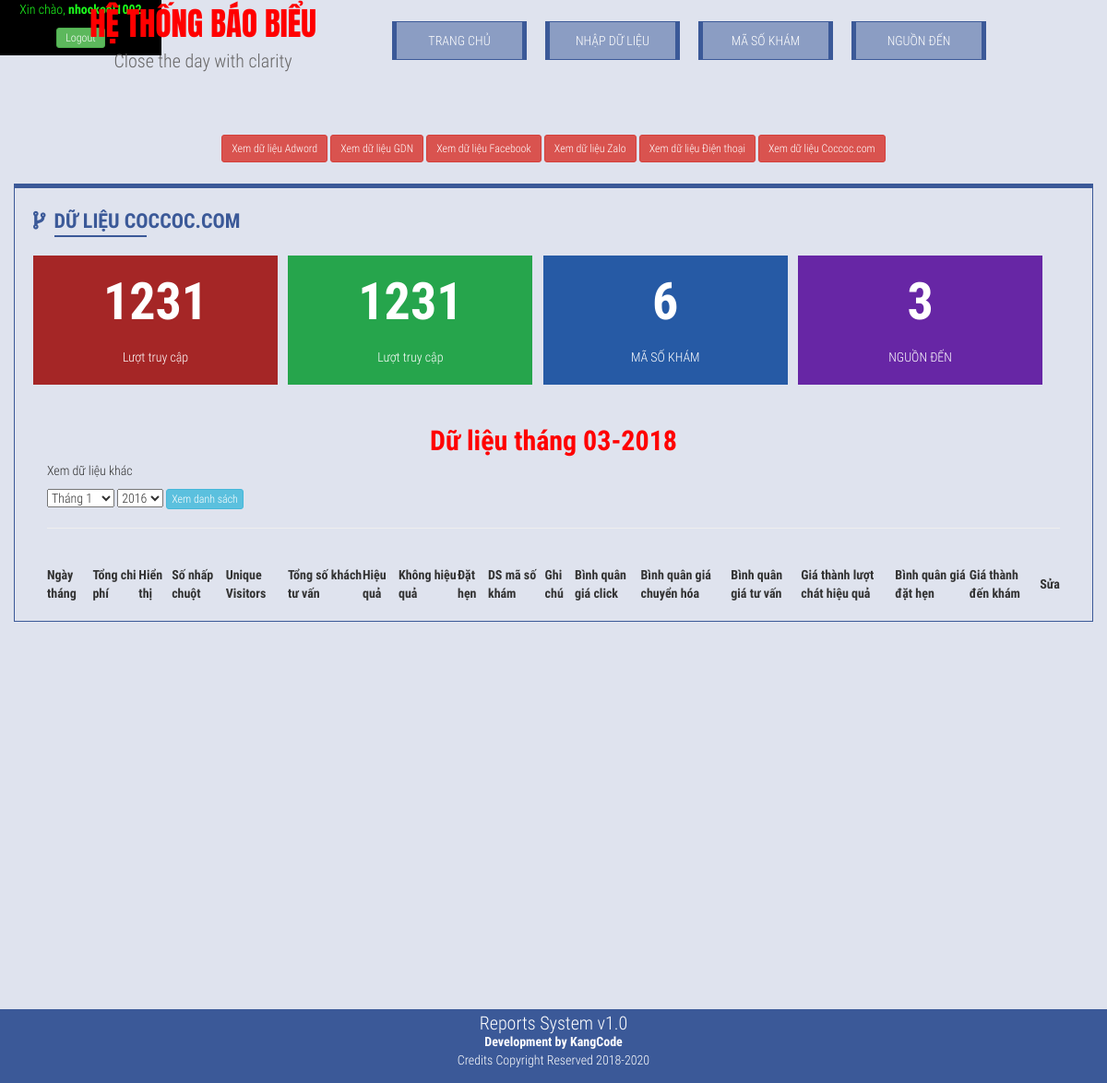
The app's page /index.php?view=coccoc (signed in), older data.
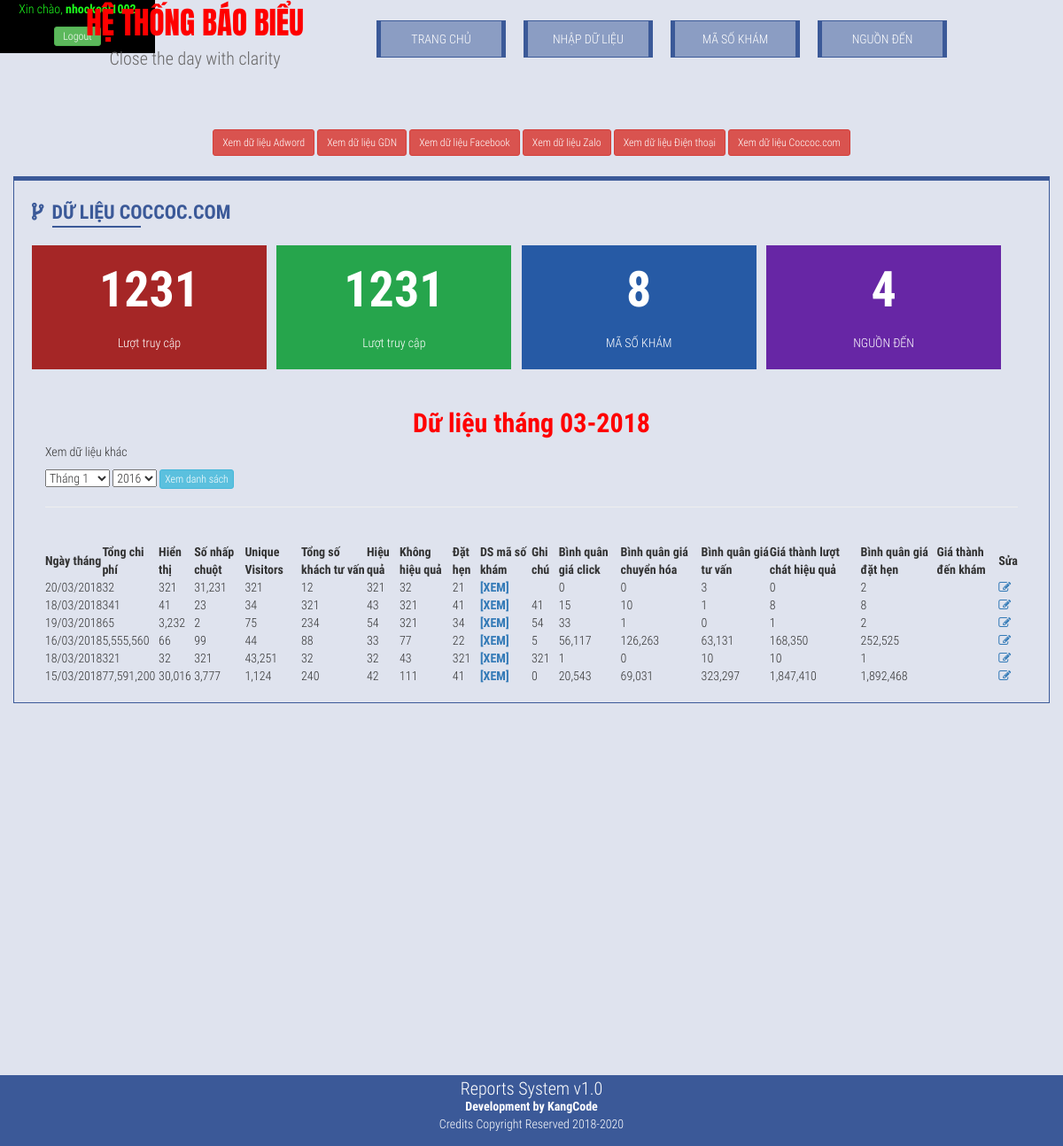
The same page, newer data.
### tables this page shows
CREATE TABLE `bangnhapcc` (
  `id` int(10) NOT NULL,
  `ngaythang` timestamp NOT NULL DEFAULT CURRENT_TIMESTAMP ON UPDATE CURRENT_TIMESTAMP,
  `hienthi` int(11) NOT NULL,
  `tongchiphi` float NOT NULL,
  `sonhapchuot` int(10) NOT NULL,
  `uniquevisitor` int(10) NOT NULL,
  `tongsokhachtuvan` int(10) NOT NULL,
  `hieuqua` int(10) NOT NULL,
  `khonghieuqua` int(10) NOT NULL,
  `dathen` int(10) NOT NULL,
  `ghichu` text
);

### templates/homecoccoc.php (the view, shortened to what this page needs)
    <div class="row">
    <div class="h1title">Dữ liệu COCCOC.COM</div>
    </div>
    <br>
    <?php require_once('templates/stat.php'); ?>
    <div class="row">
      <br><br>
    </div>
     <?php $getthang = date('m-Y');
        $getname = date('Y');
        echo "<p class='namemonth'>Dữ liệu tháng ".$getthang."</p>"; ?>
        <form method="post" action="index.php?page=olddatacc">
        <p>Xem dữ liệu khác</p>
        <select class="chonthang" name="chonthang">
            <option value='01'>Tháng 1</option>
        </select>
        <select class="chonnam" name="chonnam">
         <?php for($i=2016;$i<=$getname;$i++){ ?>
            <option value="<?php echo $i; ?>"><?php echo $i; ?></option>
            <?php } ?>
        </select>
        <button type="submit" class="btn btn-info btn-xs" name="submit">Xem danh sách</button>
        </form>
        <hr>
      <br>
       <table id="kooltable" class="display" cellspacing="0" width="100%" id="dttb">
         <thead>
        <tr>
            <th>Ngày tháng</th>
              <th>Tổng chi phí</th>
              <th>Hiển thị</th>
              <th>Số nhấp chuột</th>
              <th>Unique Visitors</th>
              <th>Tổng số khách tư vấn</th>
              <th>Hiệu quả</th>
              <th>Không hiệu quả</th>
              <th>Đặt hẹn</th>
              <th>DS mã số khám</th>
              <th>Ghi chú</th>
              <th>Bình quân giá click</th>
              <th>Bình quân giá chuyển hóa</th>
              <th>Bình quân giá tư vấn</th>
              <th>Giá thành lượt chát hiệu quả</th>
              <th>Bình quân giá đặt hẹn</th>
              <th>Giá thành đến khám</th>
              <th>Sửa</th>
        </tr>
        </thead>
           <tbody>
           <?php
               $dt = date('Y-m');
        $sql = "SELECT * FROM bangnhapcc WHERE ngaythang LIKE '%$dt%' ORDER BY id DESC";
        if ($result = $conn->query($sql)) {
            while ($row = $result->fetch_assoc()) {
                $date=date_create($row['ngaythang']);
                $jw = date_format($date,"d/m/Y");
                $ft = date_format($date,"Y-m-d");
                ?>
        <tr>
                <td><?php echo $jw; ?></td>
              <td><?php echo number_format($row['tongchiphi']); ?></td>
              <td><?php echo number_format($row['hienthi']); ?></td>
              <td><?php echo number_format($row['sonhapchuot']); ?></td>
              <td><?php echo number_format($row['uniquevisitor']); ?></td>
              <td><?php echo number_format($row['tongsokhachtuvan']); ?></td>
              <td><?php echo number_format($row['hieuqua']); ?></td>
              <td><?php echo number_format($row['khonghieuqua']); ?></td>
              <td><?php echo number_format($row['dathen']); ?></td>
               <td><a href="index.php?page=msklist&child=filter&day=<?php echo $ft; ?>&zone=coccoc.com"><b>[XEM]</b></a></td>
               <td><?php echo $row['ghichu']; ?></td>
               <td><?php echo number_format(round($row['tongchiphi']/$row['sonhapchuot'])); ?></td>
               <td><?php echo number_format(round($row['tongchiphi']/$row['uniquevisitor'])); ?></td>
               <td><?php echo number_format(round($row['tongchiphi']/$row['tongsokhachtuvan'])); ?></td>
               <td><?php echo number_format(round($row['tongchiphi']/$row['hieuqua'])); ?></td>
               <td><?php echo number_format(round($row['tongchiphi']/$row['dathen'])); ?></td>
               <td></td>
               <td><a href="index.php?page=editformcc&idbangnhap=<?php echo $row['id']; ?>"><i class="fa fa-pencil-square-o"></i></a></td>
                </tr>
                       <?php } ?>
        <?php }
        $result->free(); $conn->close(); ?>
        </tbody>
</table>
    </div>

### index.php (shortened to what this page needs)
<?php
    if(isset($_SESSION['kanguser'])){
?>
<!DOCTYPE html>
<html lang="en">
<head>
     <?php require_once('templates/header.php'); ?>
</head>
<body>
    <?php if(isset($_SESSION['kanguser'])){  ?>
    <div class="infouser" style="width: 175px;height: 60px;background-color: black;position: absolute;top: 0;left: 0;background-image: url(https://thumbs.gfycat.com/CheerfulSlimyHorse-size_restricted.gif);
    background-position: 100% 100%;-webkit-user-select:none;-moz-user-select:none;user-select:none;">
        <p>Xin chào, <b><?php echo $_SESSION['kanguser']; ?></b></p>
        <p><a href="exe/exelogout.php" class="btn btn-success btn-xs" style="width:30%;display:block;margin:0 auto;text-align:center;">Logout</a></p>
    </div>
    <?php } ?>
    <div class="wrapper">
        <div class="header">
            <?php require_once('templates/top.php'); ?>
        </div>
        <div class="line"></div>
        <div class="body">
          <?php if(!isset($_GET['page']) || isset($_GET['view'])){ ?>
          <br>
           <div class="container-fluid" style="display:block;text-align:center;">
            <div class="row">
                <div class="col-sm-12">
                <div class="row">
                    <a class="btn btn-danger btn-sm" href="index.php">Xem dữ liệu Adword</a>
                    <a class="btn btn-danger btn-sm" href="index.php?view=gdn">Xem dữ liệu GDN</a>
                    <a class="btn btn-danger btn-sm" href="index.php?view=facebook">Xem dữ liệu Facebook</a>
                    <a class="btn btn-danger btn-sm" href="index.php?view=zalo">Xem dữ liệu Zalo</a>
                    <a class="btn btn-danger btn-sm" href="index.php?view=dienthoai">Xem dữ liệu Điện thoại</a>
                    <a class="btn btn-danger btn-sm" href="index.php?view=coccoc">Xem dữ liệu Coccoc.com</a>
                </div>
               </div>
            </div>
            </div>
           <?php } ?>
            <div class="container<?php if(!isset($_GET['page']) || $_GET['page'] == 'olddata' || $_GET['page'] == 'olddatacc' || $_GET['page'] == 'olddatagdn'){ echo "-fluid"; } ?>">
                <div class="col-sm-12 bodycontent">
                    <div class="row">
                        <?php
                        if(isset($_GET['page'])){
                            $page = $_GET['page'];
                            switch($page){
                                case "addform" :
                                    require_once("templates/addform.php");
                                    break;
                                case "ndlist" :
                                    require_once("templates/nguonden.php");
                                    break;
                                case "editform" :
                                    require_once("templates/editform.php");
                                    break;
                                case "editformfb" :
                                    require_once("templates/editformfb.php");
                                    break;
                                case "editformzl" :
                                    require_once("templates/editformzl.php");
                                    break;
                                case "editformdt" :
                                    require_once("templates/editformdt.php");
                                    break;
                                case "editformcc" :
                                    require_once("templates/editformcc.php");
                                    break;
                                case "editformgdn" :
                                    require_once("templates/editformgdn.php");
                                    break;
                                case "msklist" :
                                    require_once("templates/msk.php");
                                    break;
                                case "olddata" :
                                    require_once("templates/olddata.php");
                                    break;
                                case "olddataz" :
                                    require_once("templates/olddataz.php");
                                    break;
                                case "olddatal" :
                                    require_once("templates/olddatal.php");
                                    break;
                                case "olddatadt" :
                                    require_once("templates/olddatadt.php");
                                    break;
                                case "olddatacc" :
                                    require_once("templates/olddatacc.php");
                                    break;
                                case "olddatagdn" :
                                    require_once("templates/olddatagdn.php");
                                    break;
                                default :
                                    echo "Đỉa chỉ này không có";
                            }
                        }
                        else require_once("templates/homepage.php");
                        ?>
                    </div>
                </div>
            </div>
        </div>
    <?php require_once('templates/footer.php'); ?>
</body>
    <?php } else header('Location:login.php'); ?>
</html>

### templates/header.php (shortened to what this page needs)
 <link rel="stylesheet" href="css/bootstrap/bootstrap.css">
 <link href="https://maxcdn.bootstrapcdn.com/font-awesome/4.7.0/css/font-awesome.min.css" rel="stylesheet">
<link rel="stylesheet" type="text/css" href="https://cdn.datatables.net/1.10.16/css/jquery.dataTables.css">
<link rel="stylesheet" type="text/css" href="https://cdn.datatables.net/buttons/1.5.1/css/buttons.dataTables.min.css">
 <link rel="stylesheet" href="css/style.css">

### templates/top.php
<div class="container">
    <div class="col-sm-12">
        <div class="row">
            <div class="col-sm-4 branding">
                <p class="brandtit">hệ thống báo biểu</p>
                <p class="branddesc">Close the day with clarity</p>
            </div>
            <div class="col-sm-8 menutop">
                <div class="menuchild"><a href="index.php">Trang chủ</a></div>
                <div class="menuchild"><a href="index.php?page=addform">Nhập Dữ Liệu</a></div>
                <div class="menuchild"><a href="index.php?page=msklist">Mã số khám</a></div>
                <div class="menuchild"><a href="index.php?page=ndlist">Nguồn đến</a></div>
            </div>
        </div>
    </div>
   </div>

### templates/homepage.php (shortened to what this page needs)
   <div class="container-fluid">
    <div class="col-sm-12">
    <?php
        if(isset($_GET['view'])){
            $view = $_GET['view'];
            switch($view){
                case "coccoc" :
                    require_once('templates/homecoccoc.php');
                    break;
            }
        }
        else{
            require_once('templates/homeadw.php');
        }
    ?>
    </div>
</div>

### templates/stat.php
<?php
$demmsk = "SELECT * FROM masokham";
$rs = $conn->query($demmsk);
$slmsk = $rs->num_rows;
$demnd = "SELECT * FROM nguonden";
$nd = $conn->query($demnd);
$slnd = $nd->num_rows;
?>
       <div class="row thongso">
        <div class="col-sm-3 othunhat">
            <p>1231</p>
            <p>Lượt truy cập</p>
        </div>
        <div class="col-sm-3 othuhai">
            <p>1231</p>
            <p>Lượt truy cập</p>
        </div>
        <div class="col-sm-3  othuba">
            <p><?php echo $slmsk; ?></p>
            <p>MÃ SỐ KHÁM</p>
        </div>
        <div class="col-sm-3  othutu">
            <p><?php echo $slnd; ?></p>
            <p>NGUỒN ĐẾN</p>
        </div>
</div>

### templates/footer.php
<div class="footer">
    <p style="font-size: 20px;">Reports System v1.0</p>
    <p style="font-weight: bolder;color: #fffeff;font-size: 14px;">Development by KangCode</p>
    <p>Credits Copyright Reserved 2018-2020</p>
</div>

### css/style.css (style rules this page uses)
body,html { margin:0 auto; padding:0; width: 100%; height: 100%; background-color: #dfe3ee;font-family: 'Roboto Condensed', sans-serif; }
.branding { line-height: 30px; }
p.brandtit { color: red; font-size: 35px; text-transform: uppercase; font-family: 'Anton', sans-serif; margin-top: 0.3em; display: block; text-align: center; }
.menutop { display: inline-flex; margin-top: 2%; }
.menuchild { width: 20%; background-color: #8b9dc3; color: white; padding: 10px; margin-right: 20px; text-align: center; border-right: 5px solid #3b5998; border-left: 5px solid #3b5998; border-top: 1px solid #3b5998; border-bottom: 1px solid #3b5998; text-transform: uppercase; }
p.branddesc { display: block; text-align: center; color: #666565; font-size: 20px; }
.menuchild>a { color: white; text-decoration: none; }
.line { width: 100%; height: 35px; background-image: url(http://localhost/baobieu/img/line.png); background-repeat: no-repeat; background-position: center; }
.col-sm-12.bodycontent { width: 100%; max-width: 100%; border: 1px solid #3b5998; border-top: 5px solid #3b5998; height: auto; padding-top: 20px; padding-left: 20px; padding-bottom: 20px; padding-right: 20px; margin-top: 2%; margin-bottom:500px; }
.h1title { font-weight: bolder; text-transform: uppercase; font-size: 22px; color: #3b5998; position:relative; }
.h1title:before { content: "\f126"; font-family: FontAwesome; margin-right: 10px; }
.h1title:after { content: ""; display: flex; width: 100px; border: 1px solid #3b5998; margin-left:2%; }
.row.thongso>div { width: 23.5%; margin-right: 1%; height: auto; }
.row.thongso>div.othunhat { background-color: #a52626; padding: 10px; text-align: center; color: white; }
.row.thongso>div.othuhai { background-color: #26a54c; padding: 10px; text-align: center; color: white; }
.row.thongso>div.othuba { background-color: #265aa5; padding: 10px; text-align: center; color: white; }
.row.thongso>div.othutu { background-color: #6726a5; padding: 10px; text-align: center; color: white; }
.row.thongso>div>p:first-child { font-size: 4em; font-weight: bolder; }
.footer { position: fixed; bottom: 0; width: 100%; background-color: #3b5998; padding: 10px; text-align: center; color: white; min-height: 50px; height: auto; line-height: 10px; }
p.namemonth { margin: 0 auto; text-align: center; font-weight: bolder; color: red; font-size: 30px; }

### index.php (style rules this page uses)
.infouser>p { color: #1dff1d; text-align: center; }

Row changes from the older to the newer data that the page shows:
added bangnhapcc: ngaythang "20/03/2018", tongchiphi "32", hienthi "321", sonhapchuot "31,231", uniquevisitor "321", tongsokhachtuvan "12", hieuqua "321", khonghieuqua "32", dathen "21", $row['tongchiphi']/$row['sonhapchuot'] "0", $row['tongchiphi']/$row['uniquevisitor'] "0", $row['tongchiphi']/$row['tongsokhachtuvan'] "3", $row['tongchiphi']/$row['hieuqua'] "0", $row['tongchiphi']/$row['dathen'] "2"
added bangnhapcc: ngaythang "18/03/2018", tongchiphi "341", hienthi "41", sonhapchuot "23", uniquevisitor "34", tongsokhachtuvan "321", hieuqua "43", khonghieuqua "321", dathen "41", ghichu "41", $row['tongchiphi']/$row['sonhapchuot'] "15", $row['tongchiphi']/$row['uniquevisitor'] "10", $row['tongchiphi']/$row['tongsokhachtuvan'] "1", $row['tongchiphi']/$row['hieuqua'] "8", $row['tongchiphi']/$row['dathen'] "8"
added bangnhapcc: ngaythang "19/03/2018", tongchiphi "65", hienthi "3,232", sonhapchuot "2", uniquevisitor "75", tongsokhachtuvan "234", hieuqua "54", khonghieuqua "321", dathen "34", ghichu "54", $row['tongchiphi']/$row['sonhapchuot'] "33", $row['tongchiphi']/$row['uniquevisitor'] "1", $row['tongchiphi']/$row['tongsokhachtuvan'] "0", $row['tongchiphi']/$row['hieuqua'] "1", $row['tongchiphi']/$row['dathen'] "2"
added bangnhapcc: ngaythang "16/03/2018", tongchiphi "5,555,560", hienthi "66", sonhapchuot "99", uniquevisitor "44", tongsokhachtuvan "88", hieuqua "33", khonghieuqua "77", dathen "22", ghichu "5", $row['tongchiphi']/$row['sonhapchuot'] "56,117", $row['tongchiphi']/$row['uniquevisitor'] "126,263", $row['tongchiphi']/$row['tongsokhachtuvan'] "63,131", $row['tongchiphi']/$row['hieuqua'] "168,350", $row['tongchiphi']/$row['dathen'] "252,525"
added bangnhapcc: ngaythang "18/03/2018", tongchiphi "321", hienthi "32", sonhapchuot "321", uniquevisitor "43,251", tongsokhachtuvan "32", hieuqua "32", khonghieuqua "43", dathen "321", ghichu "321", $row['tongchiphi']/$row['sonhapchuot'] "1", $row['tongchiphi']/$row['uniquevisitor'] "0", $row['tongchiphi']/$row['tongsokhachtuvan'] "10", $row['tongchiphi']/$row['hieuqua'] "10", $row['tongchiphi']/$row['dathen'] "1"
added bangnhapcc: ngaythang "15/03/2018", tongchiphi "77,591,200", hienthi "30,016", sonhapchuot "3,777", uniquevisitor "1,124", tongsokhachtuvan "240", hieuqua "42", khonghieuqua "111", dathen "41", ghichu "0", $row['tongchiphi']/$row['sonhapchuot'] "20,543", $row['tongchiphi']/$row['uniquevisitor'] "69,031", $row['tongchiphi']/$row['tongsokhachtuvan'] "323,297", $row['tongchiphi']/$row['hieuqua'] "1,847,410", $row['tongchiphi']/$row['dathen'] "1,892,468"
Text that changed along with them:
$slmsk: "6" → "8"
$slnd: "3" → "4"
